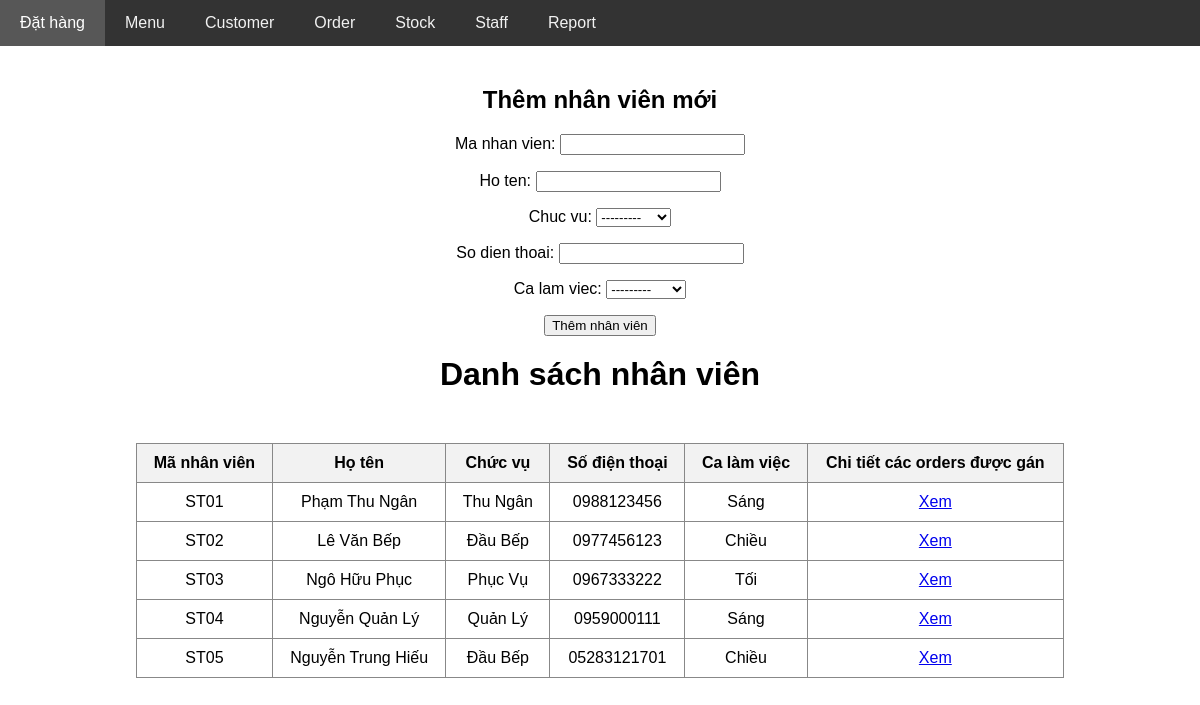
The app's page /core/staff/ with its own data.
### core/models.py (models this page shows, shortened)
class Staff(models.Model):
    class JobChoices(models.TextChoices):
        THUNGAN = 'Thu Ngân'
        DAUBEP = 'Đầu Bếp'
        PHUCVU = 'Phục Vụ'
        QUANLY = 'Quản Lý'
    class ShiftChoices(models.TextChoices):
        MORNING = 'Sáng'
        AFTERNOON = 'Chiều'
        NIGHT = 'Tối'
        MIDNIGHT = 'Đêm'
    ma_nhan_vien = models.CharField(max_length=10, unique=True)
    ho_ten = models.CharField(max_length=100)
    chuc_vu = models.CharField(max_length=20, choices=JobChoices.choices)
    so_dien_thoai = models.CharField(max_length=15)
    ca_lam_viec = models.CharField(max_length=20, choices=ShiftChoices.choices)

### core/views.py (the view)
# urls.py: path('staff/', views.show_staff, name='show_staff'),
def show_staff(request):
    if request.method == 'POST':
        form = StaffForm(request.POST)
        if form.is_valid():
            form.save()
    form = StaffForm()
    staffs = Staff.objects.all()
    return render(request, 'staff/show_staff.html', {
        'staffs': staffs,
        'StaffForm': form
    })

### core/forms.py
class StaffForm(forms.ModelForm):
    class Meta:
        model = Staff
        fields = ['ma_nhan_vien', 'ho_ten', 'chuc_vu', 'so_dien_thoai', 'ca_lam_viec']

### core/templates/staff/show_staff.html (shortened to what this page needs)
{% extends 'layout.html' %}
{% block body %}
<div>
    <h2 style="text-align: center;">Thêm nhân viên mới</h2>
    <form method="POST" style="text-align: center;">
        {{ StaffForm.as_p }}
        <button type="submit">Thêm nhân viên</button>
    </form>
</div>
<h1>Danh sách nhân viên</h1>
<div style="display: flex; justify-content: center; margin-top: 30px;">
    <table border="1" style="text-align: center;">
        <tr>
            <th>Mã nhân viên</th>
            <th>Họ tên</th>
            <th>Chức vụ</th>
            <th>Số điện thoại</th>
            <th>Ca làm việc</th>
            <th>Chi tiết các orders được gán</th>
        </tr>
        {% for staff in staffs %}
            <tr>
                <td> {{staff.ma_nhan_vien}} </td>
                <td> {{staff.ho_ten}} </td>
                <td> {{staff.chuc_vu}} </td>
                <td> {{staff.so_dien_thoai}} </td>
                <td> {{staff.ca_lam_viec}} </td>
                <td>
                    <a href="{% url 'show_staff_detail' staff.id %}">Xem</a>
                </td>
        {% endfor %}
    </table>
</div>
{% endblock %}

### core/templates/layout.html (style rules this page uses)
body { margin: 0; font-family: Arial, sans-serif; }

### core/templates/staff/show_staff.html (style rules this page uses)
h1 { text-align: center; margin-top: 20px; }
table { border-collapse: collapse; width: 80%; margin: 20px auto; text-align: center; font-size: 16px; }
th, td { padding: 10px 15px; border: 1px solid #888; }
th { background-color: #f2f2f2; }

### records on screen
Staff: ma_nhan_vien "ST01", ho_ten "Phạm Thu Ngân", chuc_vu "Thu Ngân", so_dien_thoai "0988123456", ca_lam_viec "Sáng"
Staff: ma_nhan_vien "ST02", ho_ten "Lê Văn Bếp", chuc_vu "Đầu Bếp", so_dien_thoai "0977456123", ca_lam_viec "Chiều"
Staff: ma_nhan_vien "ST03", ho_ten "Ngô Hữu Phục", chuc_vu "Phục Vụ", so_dien_thoai "0967333222", ca_lam_viec "Tối"
Staff: ma_nhan_vien "ST04", ho_ten "Nguyễn Quản Lý", chuc_vu "Quản Lý", so_dien_thoai "0959000111", ca_lam_viec "Sáng"
Staff: ma_nhan_vien "ST05", ho_ten "Nguyễn Trung Hiếu", chuc_vu "Đầu Bếp", so_dien_thoai "05283121701", ca_lam_viec "Chiều"
